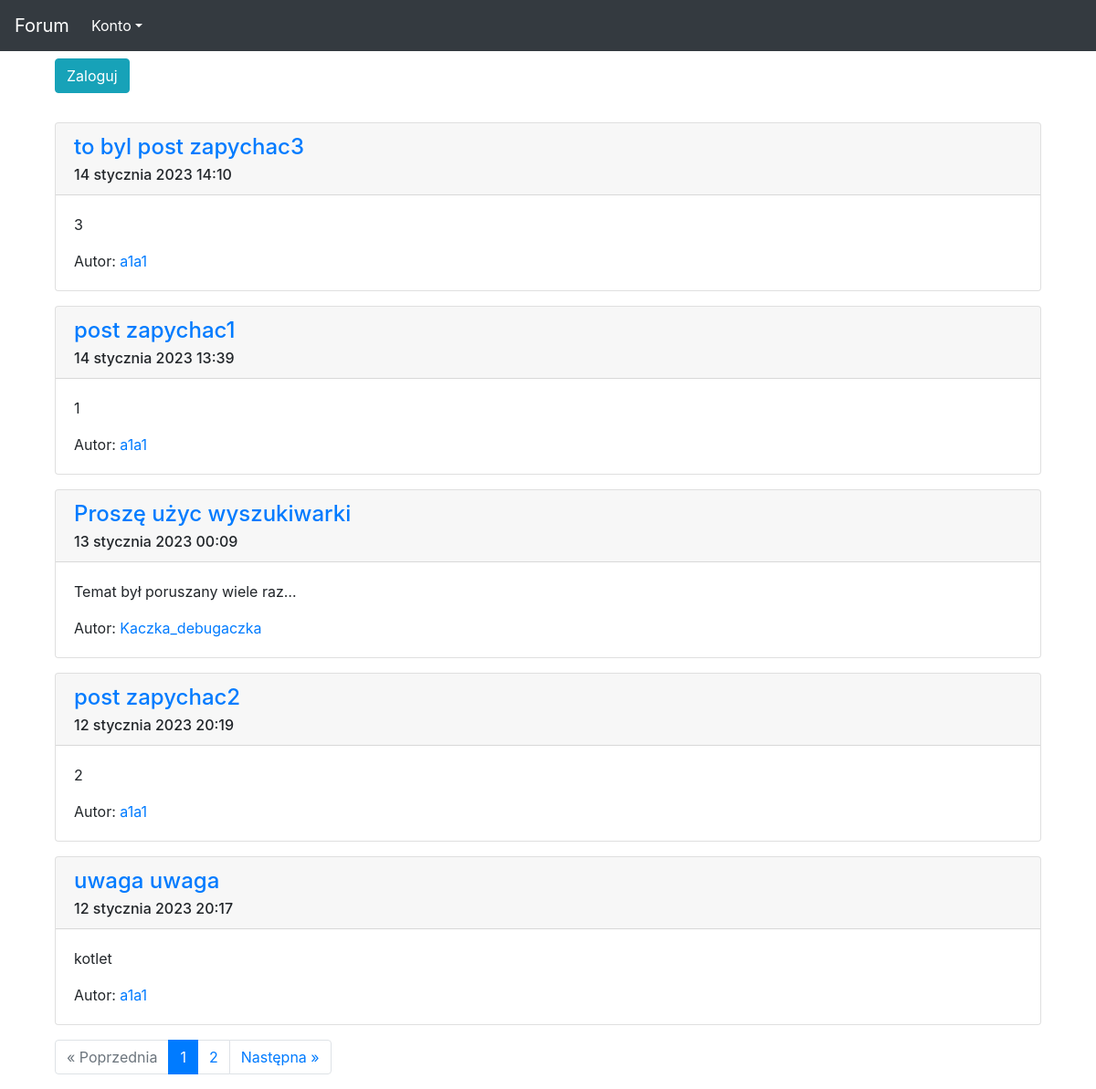
/, run on an earlier commit of the app's database.
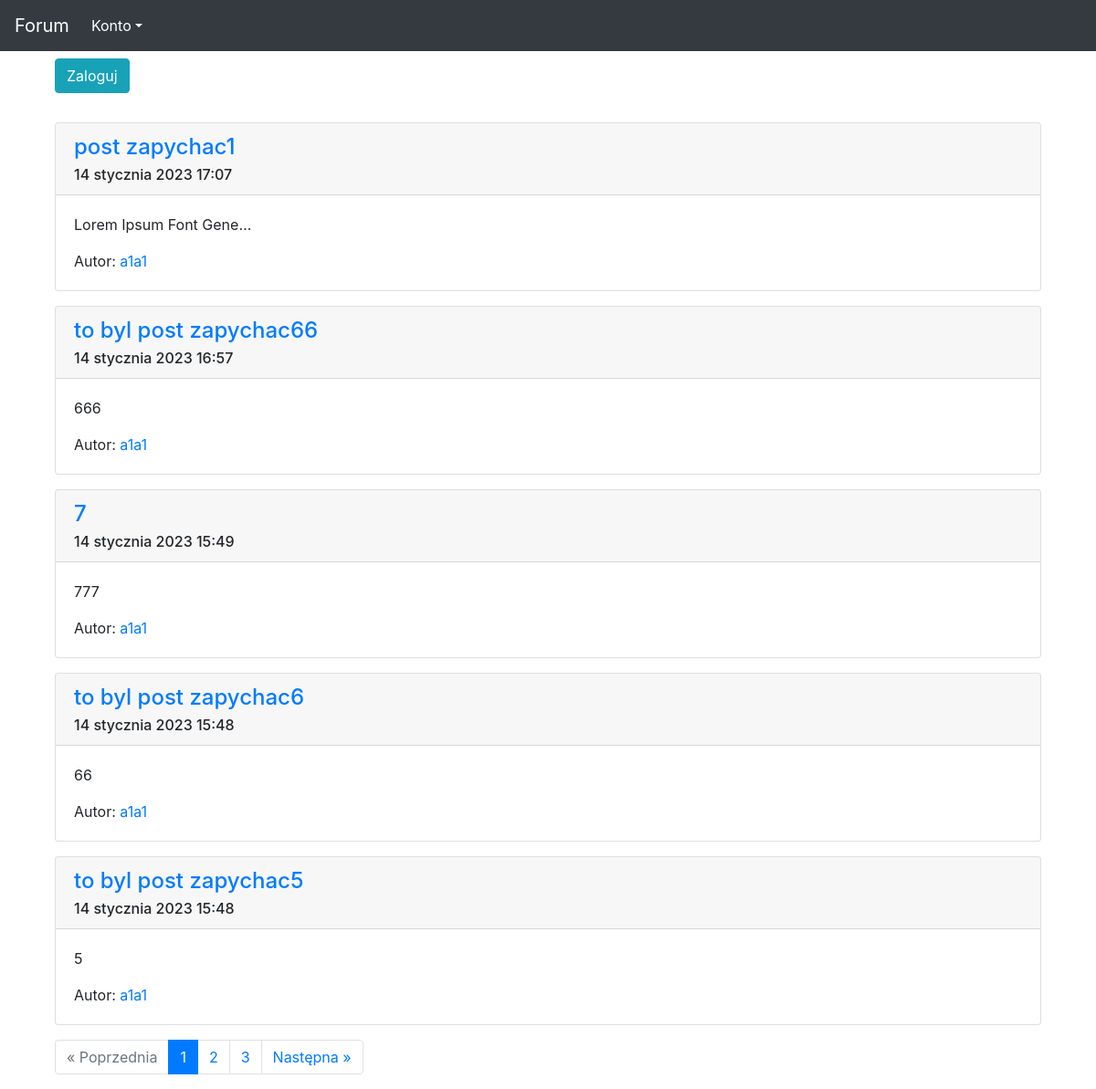
And on a later commit of the database.
### forum/models.py (models this page shows, shortened)
class Post(models.Model):
    author = models.ForeignKey(User, on_delete=models.CASCADE)
    title = models.CharField(max_length=100)
    description = models.TextField()
    published_date = models.DateTimeField(default=timezone.now)
    updated = models.DateTimeField(blank=True, null=True)
    views = models.IntegerField(default=0)

### forum/views.py (the view)
# urls.py: path('', views.posts_list, name='index'),
def posts_list(request):
    posts = Post.objects.filter(published_date__lte=timezone.now()).order_by('-published_date')
    paginator = Paginator(posts, 5)
    page = request.GET.get('page')
    posts = paginator.get_page(page)
    return render(request, 'forum/index.html', {'posts': posts})

### forum/templates/forum/index.html
{% extends 'szablon.html' %}
{% block tresc %}
    <div class="container d-inline-block w-80">
        {% if user.is_authenticated %}
            <p><a href="{% url 'forum:new_post' %}" class="btn btn-info" role="button">Nowy post</a></p>
        {% else %}
            <p><a href="{% url 'users:loguj' %}" class="btn btn-info" role="button">Zaloguj</a></p>
        {% endif %}
    </div>
    <div class="container w-80">
    {% for post in posts %}
        <div class="card w-100 mt-3" style="float: left;">
            <div class="card-header">
                <h4 class="card-title"><a href="{% url 'forum:post' pk=post.pk %}">{{ post.title }}</a></h4>
                <h6 class="card-subtitle">{{ post.published_date }}</h6>
            </div>
            <div class="card-body">
                <p class="card-text">{{ post.description|linebreaksbr|truncatechars:30 }}</p>
                Autor: <a href="{% url 'users:index' pk=post.author.id %}">{{ post.author }}</a>
            </div>
        </div>
    {% endfor %}
    </div>
    <div class="container d-inline-block w-80 justify-content-center">
      {% if posts.has_other_pages %}
        <ul class="pagination mt-3">
          {% if posts.has_previous %}
            <li class="page-item"><a class="page-link" href="?page={{ posts.previous_page_number }}">&laquo; Poprzednia</a></li>
          {% else %}
            <li class="disabled page-item"><span class="page-link">&laquo; Poprzednia</span></li>
          {% endif %}
          {% for i in posts.paginator.page_range %}
            {% if posts.number == i %}
              <li class="active page-item"><span class="page-link">{{ i }} <span class="sr-only">(obecna)</span></span></li>
            {% else %}
              <li class="page-item"><a class="page-link" href="?page={{ i }}">{{ i }}</a></li>
            {% endif %}
          {% endfor %}
          {% if posts.has_next %}
            <li class="page-item"><a class="page-link" href="?page={{ posts.next_page_number }}">Następna &raquo;</a></li>
          {% else %}
            <li class="disabled page-item"><span class="page-link">Następna &raquo;</span></li>
          {% endif %}
        </ul>
      {% endif %}
    </div>
{% endblock tresc %}

What changed in the data, as far as the page shows it:
no longer on this page (row unchanged): Post: title "to byl post zapychac3", published_date "14 stycznia 2023 14:10", description "3", author "a1a1"
no longer on this page (row unchanged): Post: title "Proszę użyc wyszukiwarki", published_date "13 stycznia 2023 00:09", description "Temat był poruszany wiele raz…", author "Kaczka_debugaczka"
no longer on this page (row unchanged): Post: title "post zapychac2", published_date "12 stycznia 2023 20:19", description "2", author "a1a1"
no longer on this page (row unchanged): Post: title "uwaga uwaga", published_date "12 stycznia 2023 20:17", description "kotlet", author "a1a1"
changed Post "post zapychac1": published_date "14 stycznia 2023 13:39" → "14 stycznia 2023 17:07"; description "1" → "Lorem Ipsum Font Gene…"
added Post: title "to byl post zapychac66", published_date "14 stycznia 2023 16:57", description "666", author "a1a1"
added Post: title "7", published_date "14 stycznia 2023 15:49", description "777", author "a1a1"
added Post: title "to byl post zapychac6", published_date "14 stycznia 2023 15:48", description "66", author "a1a1"
added Post: title "to byl post zapychac5", published_date "14 stycznia 2023 15:48", description "5", author "a1a1"
Also different on the page:
new list line: "3"
